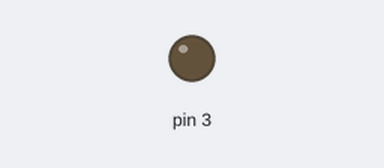
A sketch run on a simulated Arduino Uno, built with avr-gcc and run on an emulated ATmega328P. On the bench: output pins drawn as LEDs (lit = HIGH).

Above: at 0.15 s.
Timing chart, 0 to 1.6 s (numbered marks = the images above):
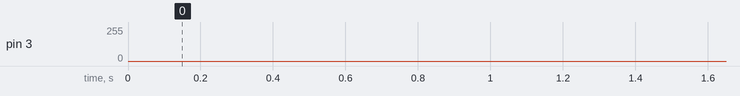

The sketch:

ArduinoDecoder.ino
```cpp
#include <avr/io.h>
#include <avr/interrupt.h>
#include <avr/pgmspace.h>
#include "audio_data.h"

// --- ADD THIS LINE IF THE COMPILER STILL CANNOT FIND IT ---
extern const uint32_t audio_data_len;

// ADPCM Tables
const int16_t stepTable[89] PROGMEM = {
    7, 8, 9, 10, 11, 12, 13, 14, 16, 17,
    19, 21, 23, 25, 28, 31, 34, 37, 41, 45,
    50, 55, 60, 66, 73, 80, 88, 97, 107, 118,
    130, 143, 157, 173, 190, 209, 230, 253, 279, 307,
    337, 371, 408, 449, 494, 544, 598, 658, 724, 796,
    876, 963, 1060, 1166, 1282, 1411, 1552, 1707, 1878, 2066,
    2272, 2499, 2749, 3024, 3327, 3660, 4026, 4428, 4871, 5358,
    5894, 6484, 7132, 7845, 8630, 9493, 10442, 11487, 12635, 13899,
    15289, 16818, 18500, 20350, 22385, 24623, 27086, 29794, 32767
};

const int8_t indexTable[16] PROGMEM = {
    -1, -1, -1, -1, 2, 4, 6, 8,
    -1, -1, -1, -1, 2, 4, 6, 8
};

// Global Decoder & Playback State Variables
volatile int32_t predictor = 0;
volatile uint8_t adpcmIndex = 0;
volatile uint32_t byteNumber = 0;
volatile bool highNibble = false;
volatile bool isPlaying = false;

// Decode a single 4-bit ADPCM nibble
int16_t decodeNibble(uint8_t nibble) {
    uint16_t step = pgm_read_word(&stepTable[adpcmIndex]);
    int32_t diff = step >> 3;

    if (nibble & 1) diff += step >> 2;
    if (nibble & 2) diff += step >> 1;
    if (nibble & 4) diff += step;

    if (nibble & 8) {
        predictor -= diff;
    } else {
        predictor += diff;
    }

    // Clamp predictor to 16-bit signed PCM range
    if (predictor > 32767) predictor = 32767;
    if (predictor < -32768) predictor = -32768;

    // Update step index with signed index calculation to avoid underflow
    int8_t indexChange = (int8_t)pgm_read_byte(&indexTable[nibble]);
    int16_t newIndex = (int16_t)adpcmIndex + indexChange;

    if (newIndex < 0) newIndex = 0;
    if (newIndex > 88) newIndex = 88;

    adpcmIndex = (uint8_t)newIndex;

    return (int16_t)predictor;
}

// Map 16-bit signed PCM (-32768 to 32767) to 8-bit unsigned PWM duty cycle (0 to 255)
inline uint8_t audioToPWM(int16_t sample) {
    // Multiply sample by 2 (bitshift >> 7 instead of >> 8) to increase volume
    int16_t scaled = (sample >> 7) + 128;

    // Hard clipping guard
    if (scaled < 0) scaled = 0;
    if (scaled > 255) scaled = 255;

    return (uint8_t)scaled;
}

// Timer1 CTC ISR: Triggered at 8000 Hz
ISR(TIMER1_COMPA_vect) {
    if (!isPlaying) return;

    if (byteNumber >= sizeof(audio_data)) {
        isPlaying = false;
        OCR2B = 128; // Reset PWM output to midpoint (silence)
        return;
    }

    uint8_t currentByte = pgm_read_byte(&audio_data[byteNumber]);
    uint8_t nibble;

    if (highNibble) {
        nibble = (currentByte >> 4) & 0x0F;
        byteNumber++;
        highNibble = false;
    } else {
        nibble = currentByte & 0x0F;
        highNibble = true;
    }

    int16_t sample = decodeNibble(nibble);
    OCR2B = audioToPWM(sample);
}

// Setup Timer2 for Fast PWM on Pin 3 (OC2B)
void setupPWM() {
    pinMode(3, OUTPUT);

    // Fast PWM mode, non-inverting output on OC2B (Pin 3)
    TCCR2A = (1 << COM2B1) | (1 << WGM21) | (1 << WGM20);
    // Prescaler = 1 (31.25 kHz PWM carrier frequency)
    TCCR2B = (1 << CS20);

    OCR2B = 128; // Center voltage at 2.5V
}

// Setup Timer1 for 8000 Hz sample clock interrupts
void setupSampleTimer() {
    cli(); // Disable interrupts

    TCCR1A = 0;
    TCCR1B = 0;
    TCNT1  = 0;

    // CTC mode (Clear Timer on Compare match)
    TCCR1B |= (1 << WGM12);
    // Prescaler = 1
    TCCR1B |= (1 << CS10);

    // Set compare match value for 8 kHz: (16 MHz / (1 * 8000 Hz)) - 1 = 1999
    OCR1A = 9999;

    // Enable Timer1 compare interrupt A
    TIMSK1 |= (1 << OCIE1A);

    sei(); // Enable interrupts
}

void startAudio() {
    predictor = 0;
    adpcmIndex = 0;
    byteNumber = 0;
    highNibble = false;
    isPlaying = true;
}

void setup() {
    setupPWM();
    setupSampleTimer();
    startAudio();
}

void loop() {
    // Loop audio indefinitely when finished
    if (!isPlaying) {
        delay(1000);
        startAudio();
    }
}
```

Source omitted: audio_data.h (data table, 160722 bytes)
